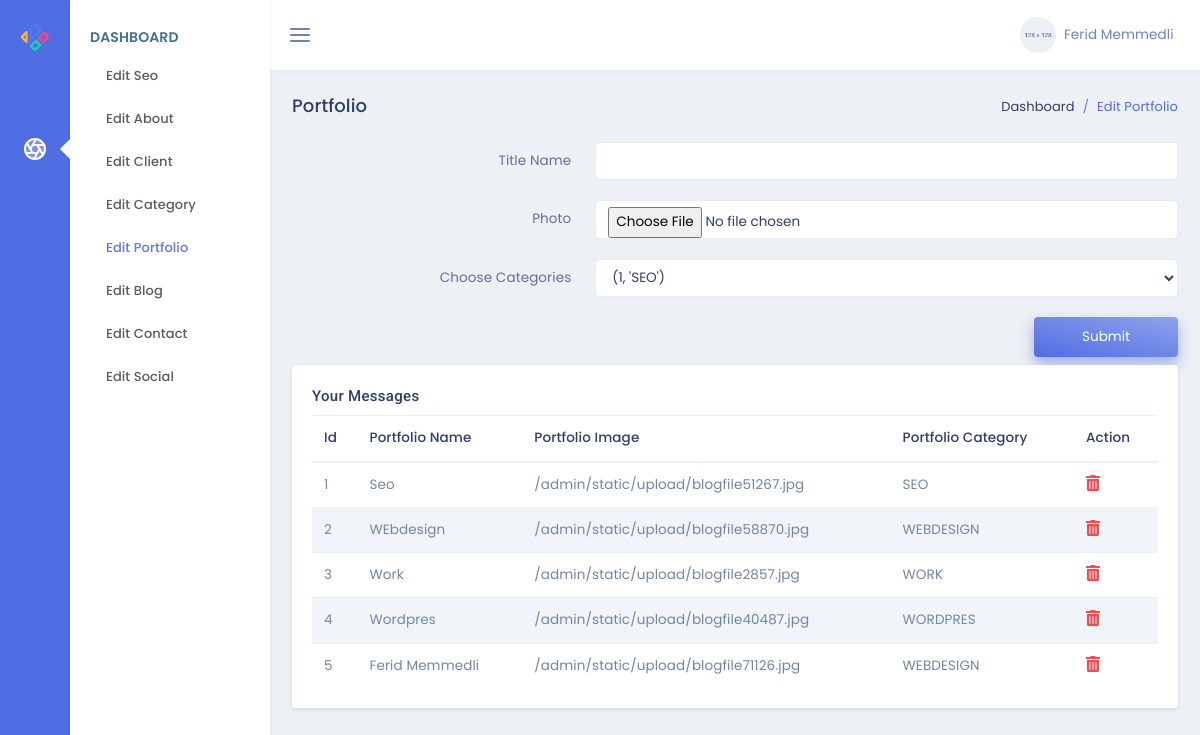
Page /admin/portfolio on the committed database.
### models.py (models this page shows)
class Portfolio(db.Model):
    id = db.Column(db.Integer, primary_key=True)
    title = db.Column(db.String,nullable=False)
    image = db.Column(db.String,nullable=False)
    category_id = db.Column(db.Integer,db.ForeignKey('category.id'),nullable=False)

class Category(db.Model):
    id = db.Column(db.Integer, primary_key=True)
    name = db.Column(db.String,nullable=False)
    port = db.relationship('Portfolio',backref='category',lazy=True)

### admin/routes.py (the view, shortened to what this page needs)
@admin.route('/portfolio',methods=['POST','GET'])
def adminPortfolio():
    formportfolio=PortfolioForm()
    return render_template('/admin/editPortfolio.html',form=formportfolio,port=Portfolio.query.all(),cat=Category.query.all())

### forms.py
class PortfolioForm(FlaskForm):
    title = StringField('Title Name')
    image = FileField('Photo')
    category = SelectField('Choose Categories',choices=Category.query.with_entities(Category.id,Category.name).all())
    submit=SubmitField()

### admin/templates/admin/editPortfolio.html
{% extends "admin/layout.html" %}
{% block contentAdmin %}
<div class="row">
    <div class="col-sm-12">
        <div class="page-title-box">
            <div class="float-right">
                <ol class="breadcrumb">
                    <li class="breadcrumb-item"><a href="javascript:void(0);">Dashboard</a></li>
                    <li class="breadcrumb-item active">Edit Portfolio</li>
                </ol>
            </div>
            <h4 class="page-title">Portfolio</h4>
        </div>
    </div>
</div>
<form action="{{url_for('admin.adminPortfolio')}}" method="POST" class="row" enctype="multipart/form-data">
    <div class="col-12">
        <div class="form-group row">
            {{form.title.label(class='col-4 col-form-label text-right', for='example-text-input')}}
            <div class="col-8">
                {{form.title(class='form-control', id="example-text-input")}}
            </div>
        </div>
    </div>
    <div class="col-12">
        <div class="form-group row">
            {{form.image.label(class='col-4 col-form-label text-right', for='example-text-input')}}
            <div class="col-8">
                {{form.image(class='form-control', id="example-text-input")}}
            </div>
        </div>
    </div>
    <div class="col-12">
        <div class="form-group row">
            {{form.category.label(class='col-4 col-form-label text-right', for='example-text-input')}}
            <div class="col-8">
                {{form.category(class='form-control', id="example-text-input")}}
            </div>
        </div>
    </div>
    <div class="col-sm-12 text-right">
        {{form.submit(class='btn btn-gradient-primary px-5 py-2 mb-2')}}
    </div>
</form>
<div class="row">
    <div class="col-lg-12">
        <div class="card">
            <div class="card-body">
                <h4 class="mt-0 header-title">Your Messages</h4>
                <div class="table-responsive">
                    <table class="table table-striped mb-0">
                        <thead>
                            <tr>
                                <th>Id</th>
                                <th>Portfolio Name</th>
                                <th>Portfolio Image</th>
                                <th>Portfolio Category</th>
                                <th>Action</th>
                            </tr>
                        </thead>
                        <tbody>
                            {% for i in port %}
                            <tr>
                                <td>{{i.id}}</td>
                                <td>{{i.title}}</td>
                                <td>{{i.image}}</td>
                                {% for a in cat %}
                                {% if a.id==i.category_id %}
                                <td>{{a.name}}</td>
                                {% endif %}
                                {% endfor %}
                                <td>
                                    <a href="/admin/deleteportfolio/{{i.id}}"><i
                                            class="fas fa-trash-alt text-danger font-16"></i></a>
                                </td>
                            </tr>
                            {% endfor %}
                        </tbody>
                    </table>
                </div>
            </div>
        </div>
    </div>
</div>
{% endblock %}

### admin/templates/admin/layout.html (shortened to what this page needs)
<!DOCTYPE html>
<html lang="en">
<head>
    <link href="./static/plugins/dropify.min.css" rel="stylesheet">
    <link href="./static/assets/css/bootstrap.min.css" rel="stylesheet" type="text/css" />
    <link href="./static/assets/css/jquery-ui.min.css" rel="stylesheet">
    <link href="./static/assets/css/icons.min.css" rel="stylesheet" type="text/css" />
    <link href="./static/assets/css/metisMenu.min.css" rel="stylesheet" type="text/css" />
    <link href="./static/assets/css/app.min.css" rel="stylesheet" type="text/css" />
</head>
<body>
    <div class="leftbar-tab-menu">
        <div class="main-icon-menu">
            <a href="{{url_for('admin.adminPage')}}" class="logo logo-metrica d-block text-center">
                <span>
                    <img src="./static/assets/images/logo-sm.png" alt="logo-small" class="logo-sm">
                </span>
            </a>
            <nav class="nav">
                <a href="#MetricaProject" class="nav-link" data-toggle="tooltip-custom" data-placement="right" title=""
                    data-original-title="Project" data-trigger="hover">
                    <i data-feather="aperture" class="align-self-center menu-icon icon-dual"></i>
                </a>
            </nav>
        </div>
        <div class="main-menu-inner">
            <div class="menu-body slimscroll">
                <div id="MetricaProject" class="main-icon-menu-pane">
                    <div class="title-box">
                        <h6 class="menu-title">Dashboard</h6>
                    </div>
                    <ul class="nav">
                        <li class="nav-item"><a class="nav-link" href="{{url_for('admin.adminSeo')}}">Edit Seo</a></li>
                        <li class="nav-item"><a class="nav-link" href="{{url_for('admin.adminAbout')}}">Edit About</a></li>
                        <li class="nav-item"><a class="nav-link" href="{{url_for('admin.adminClient')}}">Edit Client</a></li>
                        <li class="nav-item"><a class="nav-link" href="{{url_for('admin.adminCategory')}}">Edit Category</a></li>
                        <li class="nav-item"><a class="nav-link" href="{{url_for('admin.adminPortfolio')}}">Edit Portfolio</a></li>
                        <li class="nav-item"><a class="nav-link" href="{{url_for('admin.adminBlog')}}">Edit Blog</a>
                        </li>
                        <li class="nav-item"><a class="nav-link" href="{{url_for('admin.adminPage')}}">Edit Contact</a></li>
                        <li class="nav-item"><a class="nav-link" href="{{url_for('admin.adminSocial')}}">Edit Social</a></li>
                    </ul>
                </div>
            </div>
        </div>
    </div>
    <div class="topbar">
        <nav class="navbar-custom">
            <ul class="list-unstyled topbar-nav float-right mb-0">
                <li class="dropdown">
                    <a class="nav-link dropdown-toggle waves-effect waves-light nav-user" data-toggle="dropdown"
                        href="#" role="button" aria-haspopup="false" aria-expanded="false">
                        <img src="./static/assets/images/users/user-4.jpg" alt="profile-user" class="rounded-circle" />
                        <span class="ml-1 nav-user-name hidden-sm">Ferid Memmedli <i class="mdi mdi-chevron-down"></i> </span>
                    </a>
                </li>
            </ul>
            <ul class="list-unstyled topbar-nav mb-0">
                <li>
                    <button class="button-menu-mobile nav-link">
                        <i data-feather="menu" class="align-self-center"></i>
                    </button>
                </li>
            </ul>
        </nav>
    </div>
    <div class="page-wrapper">
        <div class="page-content-tab">
            <div class="container-fluid">
                {% block contentAdmin %}
                {% endblock %}
            </div>
        </div>
    </div>
</body>
</html>

### rows in the picture
Portfolio: id "1", title "Seo", image "/admin/static/upload/blogfile51267.jpg"
Category: name "SEO"
Portfolio: id "2", title "WEbdesign", image "/admin/static/upload/blogfile58870.jpg"
Category: name "WEBDESIGN"
Portfolio: id "3", title "Work", image "/admin/static/upload/blogfile2857.jpg"
Category: name "WORK"
Portfolio: id "4", title "Wordpres", image "/admin/static/upload/blogfile40487.jpg"
Category: name "WORDPRES"
Portfolio: id "5", title "Ferid Memmedli", image "/admin/static/upload/blogfile71126.jpg"
